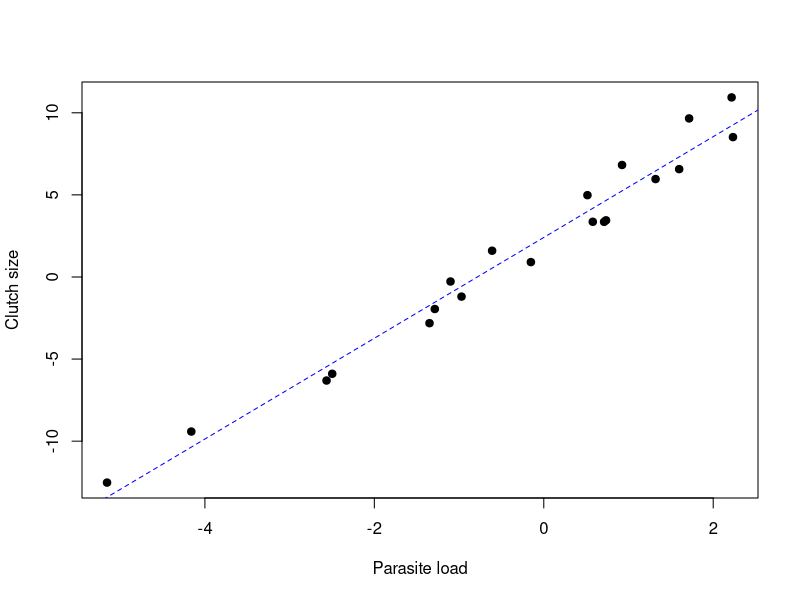

Source code (R):
## ---- chunk 1
knitr::opts_chunk$set(echo = FALSE)
## ---- chunk 2
npoints <- 20
x <- rnorm(npoints, mean = 0, sd= 2)
y <- 2 + x*3 + rnorm(npoints, 0, 1)
plot(y ~ x, pch = 19, xlab = 'Parasite load',
     ylab = 'Clutch size')
abline(lm(y ~ x), col = 'blue', lty = 2)
